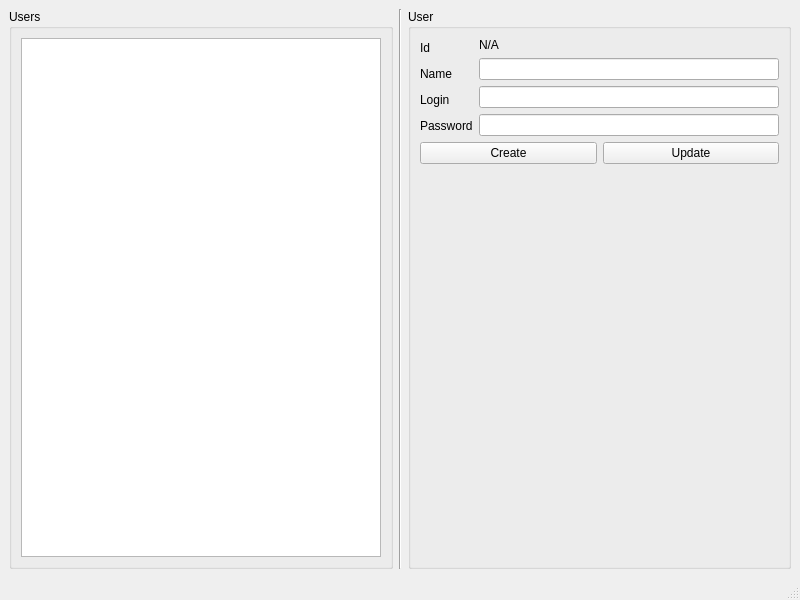
<?xml version="1.0" encoding="UTF-8"?>
<ui version="4.0">
 <class>DbDemo</class>
 <widget class="QMainWindow" name="DbDemo">
  <property name="geometry">
   <rect>
    <x>0</x>
    <y>0</y>
    <width>800</width>
    <height>600</height>
   </rect>
  </property>
  <property name="windowTitle">
   <string>DbDemo</string>
  </property>
  <widget class="QWidget" name="centralwidget">
   <layout class="QHBoxLayout" name="horizontalLayout_4">
    <item>
     <widget class="QGroupBox" name="groupBox">
      <property name="title">
       <string>Users</string>
      </property>
      <layout class="QHBoxLayout" name="horizontalLayout">
       <item>
        <widget class="QTableWidget" name="m_tableUsers"/>
       </item>
      </layout>
     </widget>
    </item>
    <item>
     <widget class="Line" name="line">
      <property name="orientation">
       <enum>Qt::Orientation::Vertical</enum>
      </property>
     </widget>
    </item>
    <item>
     <widget class="QGroupBox" name="groupBox_2">
      <property name="title">
       <string>User</string>
      </property>
      <layout class="QVBoxLayout" name="verticalLayout_3">
       <item>
        <layout class="QHBoxLayout" name="horizontalLayout_2">
         <item>
          <layout class="QVBoxLayout" name="verticalLayout_2">
           <item>
            <widget class="QLabel" name="label">
             <property name="text">
              <string>Id</string>
             </property>
            </widget>
           </item>
           <item>
            <widget class="QLabel" name="label_2">
             <property name="text">
              <string>Name</string>
             </property>
            </widget>
           </item>
           <item>
            <widget class="QLabel" name="label_3">
             <property name="text">
              <string>Login</string>
             </property>
            </widget>
           </item>
           <item>
            <widget class="QLabel" name="label_4">
             <property name="text">
              <string>Password</string>
             </property>
            </widget>
           </item>
          </layout>
         </item>
         <item>
          <layout class="QVBoxLayout" name="verticalLayout">
           <item>
            <widget class="QLabel" name="l_id">
             <property name="text">
              <string>N/A</string>
             </property>
            </widget>
           </item>
           <item>
            <widget class="QLineEdit" name="le_name"/>
           </item>
           <item>
            <widget class="QLineEdit" name="le_login"/>
           </item>
           <item>
            <widget class="QLineEdit" name="le_password"/>
           </item>
          </layout>
         </item>
        </layout>
       </item>
       <item>
        <layout class="QHBoxLayout" name="horizontalLayout_3">
         <item>
          <widget class="QPushButton" name="b_create">
           <property name="text">
            <string>Create</string>
           </property>
          </widget>
         </item>
         <item>
          <widget class="QPushButton" name="b_update">
           <property name="text">
            <string>Update</string>
           </property>
          </widget>
         </item>
        </layout>
       </item>
       <item>
        <spacer name="verticalSpacer">
         <property name="orientation">
          <enum>Qt::Orientation::Vertical</enum>
         </property>
         <property name="sizeHint" stdset="0">
          <size>
           <width>20</width>
           <height>40</height>
          </size>
         </property>
        </spacer>
       </item>
      </layout>
     </widget>
    </item>
   </layout>
  </widget>
  <widget class="QMenuBar" name="menubar">
   <property name="geometry">
    <rect>
     <x>0</x>
     <y>0</y>
     <width>800</width>
     <height>29</height>
    </rect>
   </property>
  </widget>
  <widget class="QStatusBar" name="statusbar"/>
 </widget>
 <resources/>
 <connections/>
</ui>
